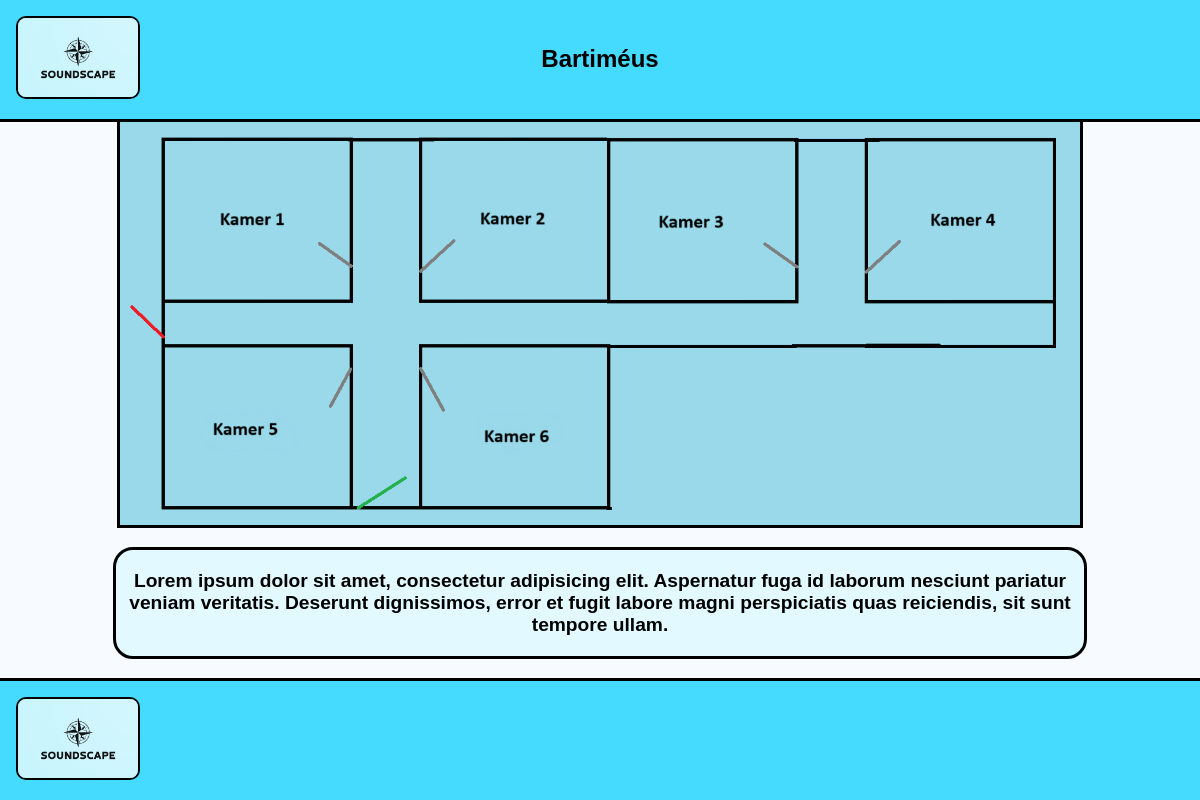
Page /pages/location.php?id=1 on the committed database.
### tables this page shows
CREATE TABLE `locations` (
                             `id` int(10) UNSIGNED NOT NULL,
                             `name` varchar(255) NOT NULL,
                             `city` varchar(255) NOT NULL,
                             `street` varchar(255) NOT NULL,
                             `number` int(10) UNSIGNED NOT NULL,
                             `postalCode` varchar(255) NOT NULL,
                             `picture` varchar(255) NOT NULL,
                             `map` varchar(255) NOT NULL
);

### pages/location.php (the view, shortened to what this page needs)
<?php
require_once "../includes/database.php";
if(isset($_GET['id'])) {
    $location_id = $_GET['id'];
    $query = "SELECT * FROM locations WHERE id = $location_id";
    $result = mysqli_query($db, $query);
    if ($result && mysqli_num_rows($result) > 0) {
        $location = mysqli_fetch_assoc($result);
    } else {
        echo "Location not found!";
        exit;
    }
} else {
    echo "Location ID not provided!";
    exit;
}
?>
<!doctype html>
<html lang="en">
<head>
    <link rel="stylesheet" href="../css/style.css">
</head>
<body>
    <nav>
        <div id="navLogo">
            <a href="../index.php"><img src="../images/logo.png" alt="Logo"></a>
        </div>
        <div id="navText">
            <h1 tabindex="1"><?php echo $location['name']; ?></h1>
        </div>
    </nav>
    <main>
        <div id="locationMap">
            <img src="../images/<?php echo $location['map']; ?>" alt="<?php echo $location['name']; ?>">
            <p tabindex="2">Lorem ipsum dolor sit amet, consectetur adipisicing elit. Aspernatur fuga id laborum nesciunt pariatur veniam veritatis. Deserunt dignissimos, error et fugit labore magni perspiciatis quas reiciendis, sit sunt tempore ullam.</p>
        </div>
    </main>
    <footer>
        <a href="../index.php"><img src="../images/logo.png" alt="Logo"></a>
    </footer>
</body>
</html>

### css/style.css (style rules this page uses)
body { margin: 0; background-color: #f7fbff; font-family: Arial ; }
nav { display: flex; flex-direction: row; align-items: center; justify-content: space-between; padding: 2vh; border-bottom: black 3px solid; background-color: #45dbff; text-align: center; }
nav img { width: 10vw; border: black solid 2px; border-radius: 10px; }
footer { display: flex; flex-direction: row; align-items: center; justify-content: left; padding: 2vh; border-top: black 3px solid; background-color: #45dbff; }
footer img { width: 10vw; border: black solid 2px; border-radius: 10px; }
#locationMap img { width: 80vw; border: black solid 3px; border-top: 0; }
#locationMap { flex-direction: column; display: flex; justify-content: center; align-items: center; text-align: center; background-color: #f7fbff; }
#locationMap p { width: 79vw; font-size: larger; font-weight: bold; background-color: #e1f9ff; padding: 20px 10px; border: black 3px solid; border-radius: 20px; }
#navText { text-align: center; flex: 1; }
#navLogo { display: flex; justify-content: left; flex: 1; }

### rows in the picture
locations: name "Bartiméus", map+name (picture)
